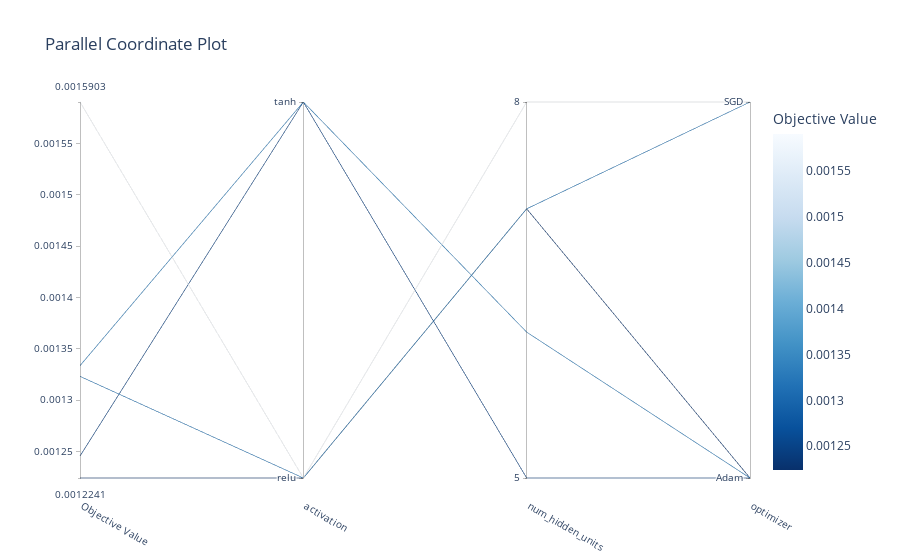

Notebook cell for this chart:
### Code cell
fig = optuna.visualization.plot_parallel_coordinate(study)
fig.show()

### Figure 1 — Plotly figure (JSON) as saved in the notebook; plotly's stock layout.template omitted (floating-point values rounded to 4 significant figures)
{"data": [{"dimensions": [{"label": "Objective Value", "range": [0.001224, 0.00159], "values": [0.001224, 0.001246, 0.00159, 0.001323, 0.001334]}, {"label": "activation", "range": [0, 1], "ticktext": ["relu", "tanh"], "tickvals": [0, 1], "values": [0, 1, 0, 0, 1]}, {"label": "num_hidden_units", "range": [0.699, 0.9031], "ticktext": ["5", "8"], "tickvals": [0.699, 0.9031], "values": [0.8451, 0.699, 0.9031, 0.8451, 0.7782]}, {"label": "optimizer", "range": [0, 1], "ticktext": ["Adam", "SGD"], "tickvals": [0, 1], "values": [0, 0, 1, 1, 0]}], "labelangle": 30, "labelside": "bottom", "line": {"color": [0.001224, 0.001246, 0.00159, 0.001323, 0.001334], "colorbar": {"title": {"text": "Objective Value"}}, "colorscale": [[0, "rgb(247,251,255)"], [0.125, "rgb(222,235,247)"], [0.25, "rgb(198,219,239)"], [0.375, "rgb(158,202,225)"], [0.5, "rgb(107,174,214)"], [0.625, "rgb(66,146,198)"], [0.75, "rgb(33,113,181)"], [0.875, "rgb(8,81,156)"], [1, "rgb(8,48,107)"]], "reversescale": true, "showscale": true}, "type": "parcoords"}], "layout": {"title": {"text": "Parallel Coordinate Plot"}}}
